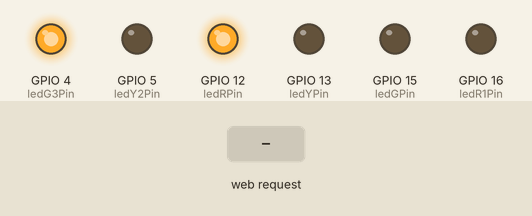
Bench run of a sketch on a simulated ESP8266 (NodeMCU). Parts: output pins drawn as LEDs (lit = HIGH). Inputs (shaded band) come from the test bench. WiFi joins after 1.5 s; servers stay silent unless stated; what the sketch prints to the serial monitor is not drawn.

Above: at 3.2 s.
3.3 s: HTTP request GET /setLedState?state=off received
At 5.3 s:
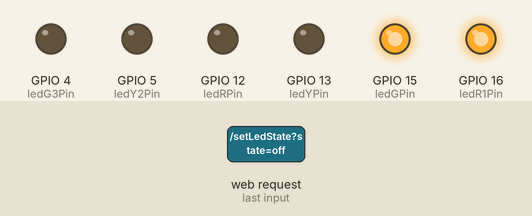
At 7.6 s:
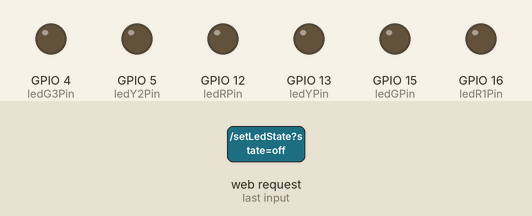
8.9 s: HTTP request GET /setLedState?state=on received
At 13.7 s:
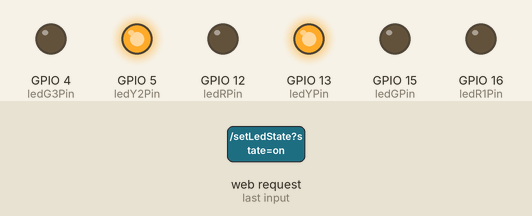
Timing chart, 0 to 25.1 s (numbered marks = the images above; inputs shaded):
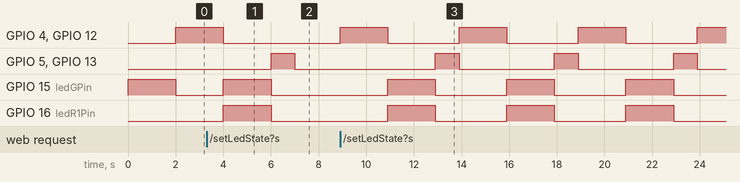

The sketch:

ServNestLed.ino
```cpp
#include <ESP8266WiFi.h>
#include <ESP8266WebServer.h>

const char *ssid = "Etudiants";
const char *password = "ENSAJ2020";

ESP8266WebServer server(80);

const int ledRPin = 12; // Define the pin to which the LED is connected (NodeMCU D1 pin)
const int ledYPin = 13;
const int ledGPin = 15;

const int ledR1Pin = 16;
const int ledY2Pin = 5;
const int ledG3Pin = 4;

bool etat = true;

void setup() {
  pinMode(ledRPin, OUTPUT);
  pinMode(ledYPin, OUTPUT);
  pinMode(ledGPin, OUTPUT);

  digitalWrite(ledRPin, LOW);
  digitalWrite(ledYPin, LOW);
  digitalWrite(ledGPin, HIGH);

  pinMode(ledR1Pin, OUTPUT);
  pinMode(ledY2Pin, OUTPUT);
  pinMode(ledG3Pin, OUTPUT);

  digitalWrite(ledR1Pin, LOW);
  digitalWrite(ledY2Pin, LOW);
  digitalWrite(ledG3Pin, LOW);

  Serial.begin(115200);

  // Connect to Wi-Fi
  WiFi.begin(ssid, password);
  while (WiFi.status() != WL_CONNECTED) {
    delay(1000);
    Serial.println("Connecting to WiFi...");
  }

  Serial.println("Connected to WiFi");
  Serial.print("IP address: ");
  Serial.println(WiFi.localIP());

  // Define REST API endpoint to receive LED state from Nest.js server
  server.on("/setLedState", HTTP_GET, setLedState);

  server.begin();
}

void loop() {
  server.handleClient();

  if (etat) {
    digitalWrite(ledRPin, HIGH);digitalWrite(ledYPin, LOW);digitalWrite(ledGPin, LOW);digitalWrite(ledR1Pin, LOW);digitalWrite(ledY2Pin, LOW);digitalWrite(ledG3Pin, HIGH);
    delay(2000);
    digitalWrite(ledRPin, LOW); digitalWrite(ledG3Pin, LOW);
    digitalWrite(ledGPin, HIGH);digitalWrite(ledYPin, LOW);digitalWrite(ledR1Pin, HIGH);
    delay(2000);
    digitalWrite(ledGPin, LOW);digitalWrite(ledR1Pin, LOW);
    digitalWrite(ledYPin, HIGH);digitalWrite(ledY2Pin, HIGH);digitalWrite(ledRPin, LOW);
    delay(1000);
  } else {
   digitalWrite(ledGPin, LOW);
   digitalWrite(ledYPin, LOW);
   digitalWrite(ledRPin, LOW);
   digitalWrite(ledG3Pin, LOW);
   digitalWrite(ledY2Pin, LOW);
   digitalWrite(ledR1Pin, LOW);

  }
}

void setLedState() {
  if (server.arg("state") == "off") {
    etat = false;
  } else if (server.arg("state") == "on") {
    etat = true;
  }

  server.send(200, "text/plain", "LED state updated");
}
```

Measured:
- after the input at 3.3 s, GPIO 4 (ledG3Pin), GPIO 12 (ledRPin): goes on until 4.0 s, then stays LOW
- after the input at 8.9 s, GPIO 4 (ledG3Pin), GPIO 12 (ledRPin): alternates HIGH for 2.0 s and LOW for 3.0 s, starting at once; GPIO 5 (ledY2Pin), GPIO 13 (ledYPin): alternates HIGH for 1.0 s and LOW for 4.0 s, starting after 4.0 s; GPIO 15 (ledGPin), GPIO 16 (ledR1Pin): alternates HIGH for 2.0 s and LOW for 3.0 s, starting after 2.0 s
